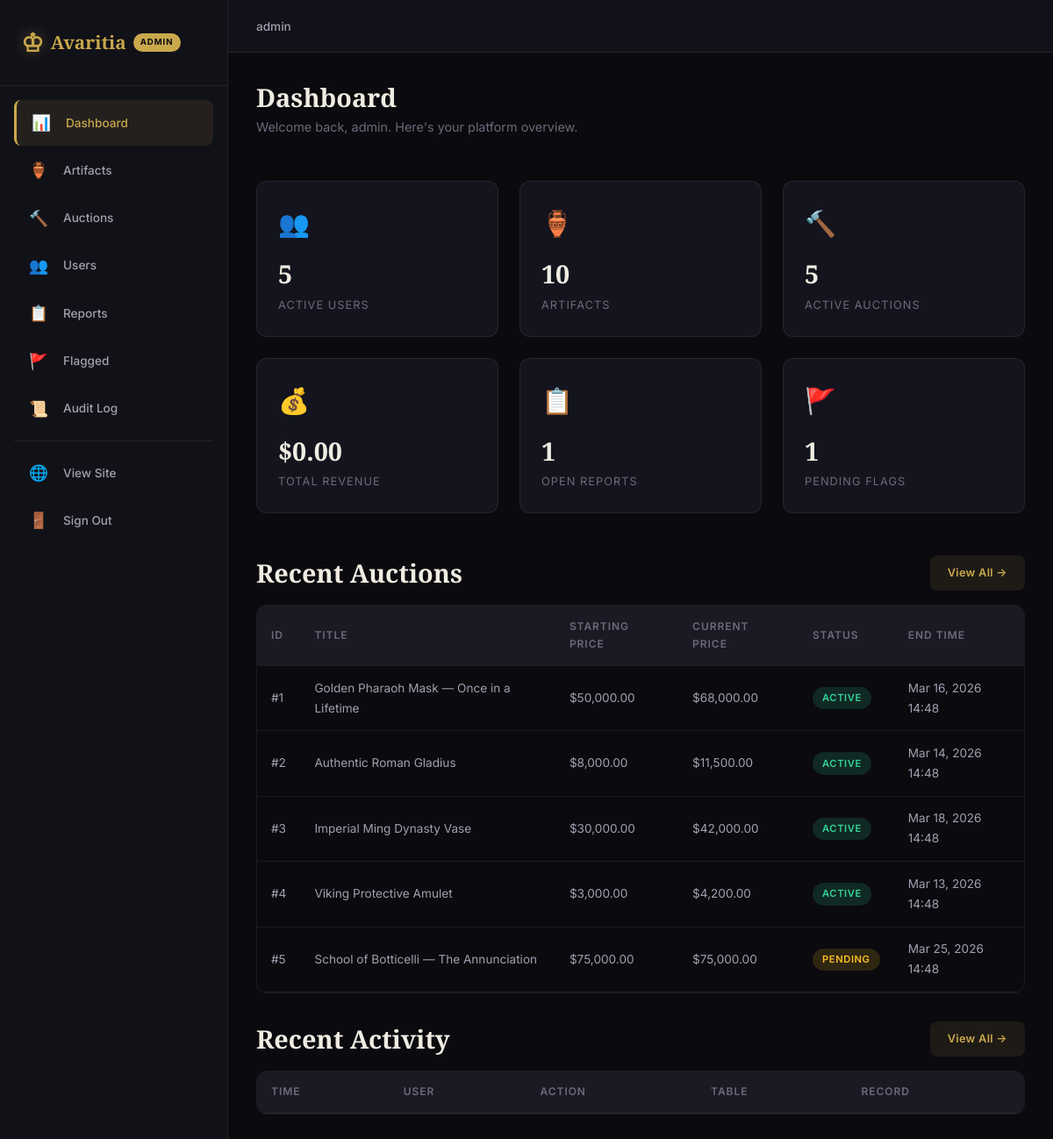
/admin/index.php (signed in), run on the app's committed database.
### tables this page shows
CREATE TABLE IF NOT EXISTS auctions (
    auction_id INT AUTO_INCREMENT PRIMARY KEY,
    artifact_id INT NOT NULL,
    seller_id INT NOT NULL,
    title VARCHAR(200) NOT NULL,
    description TEXT DEFAULT NULL,
    starting_price DECIMAL(12,2) NOT NULL,
    reserve_price DECIMAL(12,2) DEFAULT NULL,
    current_price DECIMAL(12,2) NOT NULL DEFAULT 0.00,
    bid_increment DECIMAL(10,2) NOT NULL DEFAULT 1.00,
    status ENUM('pending', 'active', 'closed', 'cancelled') NOT NULL DEFAULT 'pending',
    start_time DATETIME NOT NULL,
    end_time DATETIME NOT NULL,
    created_at TIMESTAMP NOT NULL DEFAULT CURRENT_TIMESTAMP,
    updated_at TIMESTAMP NOT NULL DEFAULT CURRENT_TIMESTAMP ON UPDATE CURRENT_TIMESTAMP,
    FOREIGN KEY (artifact_id) REFERENCES artifacts(artifact_id) ON DELETE CASCADE,
    FOREIGN KEY (seller_id) REFERENCES users(user_id) ON DELETE CASCADE
);

### admin/index.php (the view, shortened to what this page needs)
<?php
$db = getDB();
$stats = [];
$stmt = $db->query("SELECT COUNT(*) as count FROM users WHERE is_active = 1");
$stats['users'] = $stmt->fetch()['count'];
$stmt = $db->query("SELECT COUNT(*) as count FROM artifacts");
$stats['artifacts'] = $stmt->fetch()['count'];
$stmt = $db->query("SELECT COUNT(*) as count FROM auctions WHERE status = 'active'");
$stats['active_auctions'] = $stmt->fetch()['count'];
$stmt = $db->query("SELECT COALESCE(SUM(winning_bid), 0) as total FROM wins");
$stats['total_revenue'] = $stmt->fetch()['total'];
$stmt = $db->query("SELECT COUNT(*) as count FROM reports WHERE status = 'open'");
$stats['open_reports'] = $stmt->fetch()['count'];
$stmt = $db->query("SELECT COUNT(*) as count FROM flagged_items WHERE status = 'pending'");
$stats['pending_flags'] = $stmt->fetch()['count'];
$stmt = $db->query("SELECT a.*, art.title AS artifact_title FROM auctions a JOIN artifacts art ON a.artifact_id = art.artifact_id ORDER BY a.created_at DESC LIMIT 5");
$recentAuctions = $stmt->fetchAll();
require_once __DIR__ . '/../includes/header.php';
?>
<div class="admin-page-header">
    <h1>Dashboard</h1>
    <p>Welcome back, <?php echo htmlspecialchars($_SESSION['username']); ?>. Here's your platform overview.</p>
</div>
<div class="stat-grid">
    <div class="stat-card">
        <div class="stat-card-icon">👥</div>
        <div class="stat-card-value"><?php echo number_format($stats['users']); ?></div>
        <div class="stat-card-label">Active Users</div>
    </div>
    <div class="stat-card">
        <div class="stat-card-icon">🏺</div>
        <div class="stat-card-value"><?php echo number_format($stats['artifacts']); ?></div>
        <div class="stat-card-label">Artifacts</div>
    </div>
    <div class="stat-card">
        <div class="stat-card-icon">🔨</div>
        <div class="stat-card-value"><?php echo number_format($stats['active_auctions']); ?></div>
        <div class="stat-card-label">Active Auctions</div>
    </div>
    <div class="stat-card">
        <div class="stat-card-icon">💰</div>
        <div class="stat-card-value">$<?php echo number_format($stats['total_revenue'], 2); ?></div>
        <div class="stat-card-label">Total Revenue</div>
    </div>
    <div class="stat-card">
        <div class="stat-card-icon">📋</div>
        <div class="stat-card-value"><?php echo number_format($stats['open_reports']); ?></div>
        <div class="stat-card-label">Open Reports</div>
    </div>
    <div class="stat-card">
        <div class="stat-card-icon">🚩</div>
        <div class="stat-card-value"><?php echo number_format($stats['pending_flags']); ?></div>
        <div class="stat-card-label">Pending Flags</div>
    </div>
</div>
<div class="mb-2">
    <div class="flex-between mb-1">
        <h3>Recent Auctions</h3>
        <a href="auctions.php" class="btn btn-ghost btn-sm">View All →</a>
    </div>
    <div class="table-container">
        <table>
            <thead>
                <tr>
                    <th>ID</th>
                    <th>Title</th>
                    <th>Starting Price</th>
                    <th>Current Price</th>
                    <th>Status</th>
                    <th>End Time</th>
                </tr>
            </thead>
            <tbody>
                <?php foreach ($recentAuctions as $auction): ?>
                <tr>
                    <td>#<?php echo $auction['auction_id']; ?></td>
                    <td><?php echo htmlspecialchars($auction['title']); ?></td>
                    <td>$<?php echo number_format($auction['starting_price'], 2); ?></td>
                    <td>$<?php echo number_format($auction['current_price'], 2); ?></td>
                    <td>
                        <span class="badge badge-<?php echo $auction['status']; ?>">
                            <?php echo ucfirst($auction['status']); ?>
                        </span>
                    </td>
                    <td><?php echo date('M j, Y H:i', strtotime($auction['end_time'])); ?></td>
                </tr>
                <?php endforeach; ?>
            </tbody>
        </table>
    </div>
</div>
<div>
    <div class="flex-between mb-1">
        <h3>Recent Activity</h3>
        <a href="audit.php" class="btn btn-ghost btn-sm">View All →</a>
    </div>
    <div class="table-container">
        <table>
            <thead>
                <tr>
                    <th>Time</th>
                    <th>User</th>
                    <th>Action</th>
                    <th>Table</th>
                    <th>Record</th>
                </tr>
            </thead>
        </table>
    </div>
</div>
<?php require_once __DIR__ . '/../includes/footer.php'; ?>

### assets/css/styles.css (style rules this page uses)
:root { --bg-primary: #0a0a0f; --bg-secondary: #111118; --bg-tertiary: #1a1a24; --bg-card: #14141e; --bg-card-hover: #1c1c2a; --bg-glass: rgba(20, 20, 30, 0.75); --gold: #c9a84c; --gold-light: #e0c872; --gold-dark: #a88a30; --gold-glow: rgba(201, 168, 76, 0.25); --text-primary: #f0ece2; --text-secondary: #a0a0b0; --text-muted: #6a6a7a; --accent-green: #34d399; --accent-red: #f87171; --accent-blue: #60a5fa; --accent-orange: #fbbf24; --accent-purple: #a78bfa; --border: rgba(201, 168, 76, 0.15); --border-light: rgba(240, 236, 226, 0.08); --font-heading: 'Cinzel', serif; --font-body: 'Inter', -apple-system, BlinkMacSystemFont, sans-serif; --space-xs: 0.25rem; --space-sm: 0.5rem; --space-md: 1rem; --space-lg: 1.5rem; --space-xl: 2rem; --space-2xl: 3rem; --space-3xl: 4rem; --radius-sm: 4px; --radius-md: 8px; --radius-lg: 12px; --radius-xl: 16px; --radius-full: 9999px; --shadow-sm: 0 1px 3px rgba(0,0,0,0.4); --shadow-md: 0 4px 12px rgba(0,0,0,0.5); --shadow-lg: 0 8px 30px rgba(0,0,0,0.6); --shadow-gold: 0 4px 20px rgba(201, 168, 76, 0.15); --transition: 0.3s cubic-bezier(0.4, 0, 0.2, 1); --transition-fast: 0.15s ease; --sidebar-width: 260px; --navbar-height: 72px; --container-max: 1280px; }
*, *::before, *::after { box-sizing: border-box; margin: 0; padding: 0; }
html { scroll-behavior: smooth; -webkit-font-smoothing: antialiased; }
body { font-family: var(--font-body); background-color: var(--bg-primary); color: var(--text-primary); line-height: 1.7; min-height: 100vh; overflow-x: hidden; }
a { color: var(--gold); text-decoration: none; transition: color var(--transition-fast); }
h1, h2, h3, h4, h5, h6 { font-family: var(--font-heading); color: var(--text-primary); line-height: 1.3; font-weight: 600; }
h1 { font-size: clamp(2rem, 4vw, 3.2rem); }
h3 { font-size: clamp(1.2rem, 2.5vw, 1.8rem); }
.mb-1 { margin-bottom: var(--space-md); }
.mb-2 { margin-bottom: var(--space-xl); }
.flex-between { display: flex; justify-content: space-between; align-items: center; }
.btn { display: inline-flex; align-items: center; justify-content: center; gap: var(--space-sm); padding: 0.75rem 1.75rem; font-family: var(--font-body); font-size: 0.9rem; font-weight: 600; letter-spacing: 0.02em; border: none; border-radius: var(--radius-md); cursor: pointer; transition: all var(--transition); text-decoration: none; white-space: nowrap; }
.btn-ghost { background: rgba(201, 168, 76, 0.1); color: var(--gold); border: 1px solid transparent; }
.btn-sm { padding: 0.5rem 1.2rem; font-size: 0.8rem; }
.table-container { overflow-x: auto; border-radius: var(--radius-lg); border: 1px solid var(--border-light); }
table { width: 100%; border-collapse: collapse; }
thead { background: var(--bg-tertiary); }
th { padding: 0.85rem 1rem; text-align: left; font-size: 0.75rem; font-weight: 600; text-transform: uppercase; letter-spacing: 0.08em; color: var(--text-muted); border-bottom: 1px solid var(--border-light); }
td { padding: 0.85rem 1rem; font-size: 0.85rem; border-bottom: 1px solid var(--border-light); color: var(--text-secondary); }
.badge { display: inline-flex; align-items: center; gap: 4px; padding: 0.2rem 0.7rem; font-size: 0.7rem; font-weight: 600; text-transform: uppercase; letter-spacing: 0.05em; border-radius: var(--radius-full); }
.badge-active { background: rgba(52, 211, 153, 0.15); color: var(--accent-green); }
.badge-pending { background: rgba(251, 191, 36, 0.15); color: var(--accent-orange); }
.stat-grid { display: grid; grid-template-columns: repeat(auto-fit, minmax(220px, 1fr)); gap: var(--space-lg); margin-bottom: var(--space-2xl); }
.stat-card { background: var(--bg-card); border: 1px solid var(--border-light); border-radius: var(--radius-lg); padding: var(--space-lg); transition: all var(--transition); }
.stat-card-icon { font-size: 1.8rem; margin-bottom: var(--space-sm); }
.stat-card-value { font-family: var(--font-heading); font-size: 1.8rem; font-weight: 700; color: var(--text-primary); }
.stat-card-label { font-size: 0.8rem; color: var(--text-muted); text-transform: uppercase; letter-spacing: 0.08em; }
.admin-layout { display: flex; min-height: 100vh; }
.admin-page-header { margin-bottom: var(--space-2xl); }
.admin-page-header h1 { font-size: 1.8rem; margin-bottom: var(--space-xs); }
.admin-page-header p { color: var(--text-muted); font-size: 0.9rem; }

### data on the page
auctions: auction_id "1", title "Golden Pharaoh Mask — Once in a Lifetime", starting_price "50,000.00", current_price "68,000.00", status "ACTIVE", end_time "Mar 16, 2026 14:48"
auctions: auction_id "2", title "Authentic Roman Gladius", starting_price "8,000.00", current_price "11,500.00", status "ACTIVE", end_time "Mar 14, 2026 14:48"
auctions: auction_id "3", title "Imperial Ming Dynasty Vase", starting_price "30,000.00", current_price "42,000.00", status "ACTIVE", end_time "Mar 18, 2026 14:48"
auctions: auction_id "4", title "Viking Protective Amulet", starting_price "3,000.00", current_price "4,200.00", status "ACTIVE", end_time "Mar 13, 2026 14:48"
auctions: auction_id "5", title "School of Botticelli — The Annunciation", starting_price "75,000.00", current_price "75,000.00", status "PENDING", end_time "Mar 25, 2026 14:48"

### other printed values
$_SESSION['username'] "admin"
$stats['users'] "5"
$stats['artifacts'] "10"
$stats['active_auctions'] "5"
$stats['total_revenue'] "0.00"
$stats['open_reports'] "1"
$stats['pending_flags'] "1"
